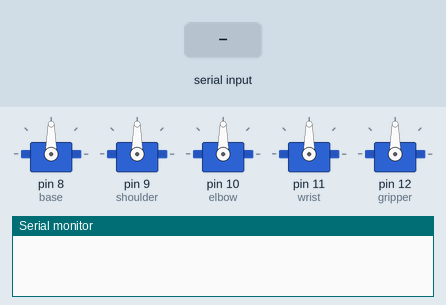
Bench run of a sketch on a simulated Arduino Uno, built with avr-gcc and run on an emulated ATmega328P. Shown: 5 × servo, the last lines printed to the serial monitor. Inputs (shaded band) come from the test bench.

Above: at 1.2 s.
1.3 s: "right@" received over Serial
At 2.5 s:
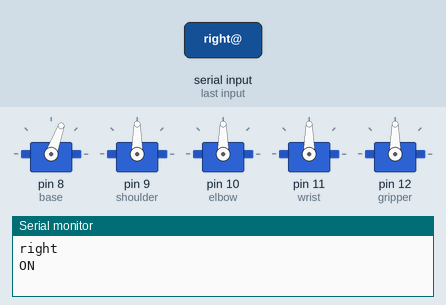
2.8 s: "Right@" received over Serial
At 3.7 s:
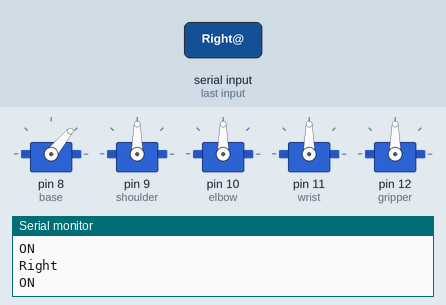
4.3 s: "top@" received over Serial
At 4.9 s:
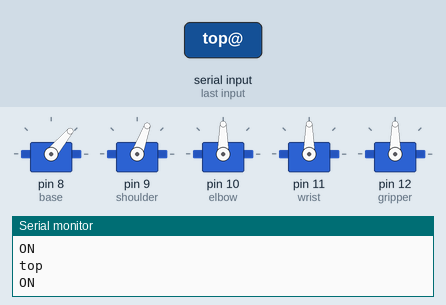
5.8 s: "left@" received over Serial
At 7.0 s:
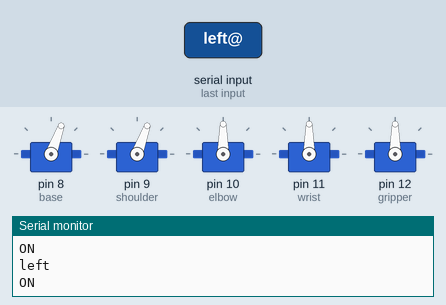
7.3 s: "Left@" received over Serial
At 8.3 s:
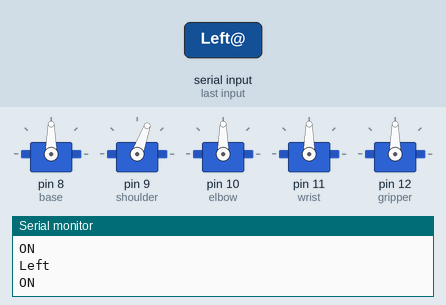
8.8 s: "Top@" received over Serial
At 9.5 s:
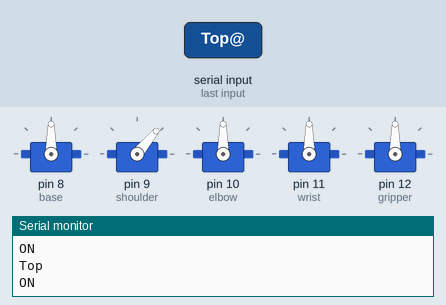
Timing chart, 0 to 11.3 s (numbered marks = the images above; inputs shaded):
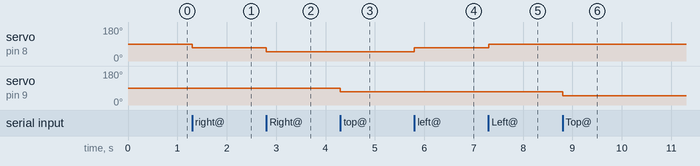

The sketch:

arduino.ino
```cpp
#include <Servo.h>

Servo gripper;
Servo wrist;
Servo elbow;
Servo shoulder;
Servo base;

double base_angle=90;
double shoulder_angle=90;
double elbow_angle=90;
double wrist_angle=90;

void setup() {
 Serial.begin(115200);
  base.attach(8);
  shoulder.attach(9);
  elbow.attach(10);
  wrist.attach(11);
  gripper.attach(12);

  base.write(base_angle);
  shoulder.write(shoulder_angle);
  elbow.write(elbow_angle);
  wrist.write(wrist_angle);

}

void loop() {
 String computerText = Serial.readStringUntil('@');
  computerText.trim();
  if (computerText.length() == 0) {
    return;
  }

  String command = getValue(computerText, ' ',0);

    if (command == "right" || command == "يمين" || command == "رايت" || command == "Right") {
      base.write(base_angle -= 20);
    }
    if (command == "left" || command == "شمال" || command == "Left" || command == "لفت") {
     base.write(base_angle += 20);
    }

    if (command == "top" || command == "فوق" || command == "توب" || command == "Top") {
      shoulder.write(shoulder_angle -= 20);
    }

   if (command == "bottom" || command == "تحت" || command == "بوتوم" || command == "Bottom") {
     shoulder.write(shoulder_angle += 20);
    }
    Serial.println(command);
  Serial.println("ON");
  delay(1000);
}

String getValue(String data, char separator, int index){
  int found = 0;
  int strIndex[] = {0, -1};
  int maxIndex = data.length()-1;

  for(int i=0; i<=maxIndex && found<=index; i++){
    if(data.charAt(i)==separator || i==maxIndex){
        found++;
        strIndex[0] = strIndex[1]+1;
        strIndex[1] = (i == maxIndex) ? i+1 : i;
    }
  }

  return found>index ? data.substring(strIndex[0], strIndex[1]) : "";
}
```

Measured:
- after the input at 1.3 s, servo on pin 8 (base): 90° → 70° at once
- after the input at 2.8 s, servo on pin 8 (base): 70° → 50° at once
- after the input at 4.3 s, servo on pin 9 (shoulder): 90° → 70° at once
- after the input at 5.8 s, servo on pin 8 (base): 50° → 70° at once
- after the input at 7.3 s, servo on pin 8 (base): 70° → 90° at once
- after the input at 8.8 s, servo on pin 9 (shoulder): 70° → 50° at once
